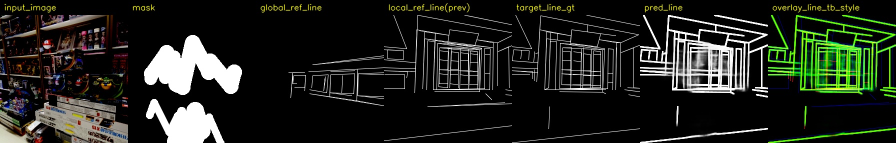
#> input picture manual_val_tb_collage.jpg, 1792 x 286 px (shown at 1/2 size)
$ python my_resize_imgs_256.py --input_path .. --output_path out
#> lines starting #> are read from the running program, lines starting #| are printed output that depends on the picture
#> in main, img is the input picture: shape (286, 1792, 3); mean B, G, R 30.5, 37, 33.9
import os
import cv2
import argparse
from glob import glob

def resize_and_crop_to_256(img):
    h, w = img.shape[:2]
#> h = 286; w = 1792
    # 缩放比例：最短边变为256
    scale = 256.0 / min(h, w)
#> scale = 0.895
    new_w, new_h = int(w * scale), int(h * scale)
#> new_w = 1604; new_h = 256
    resized = cv2.resize(img, (new_w, new_h), interpolation=cv2.INTER_AREA)
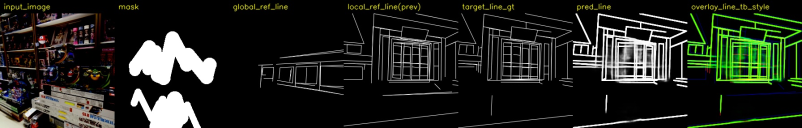
#> resized: shape (256, 1604, 3) (shown at 1/2 size); mean B, G, R 30.5, 37, 33.9

    # 中心裁剪为256×256
    start_x = (new_w - 256) // 2
#> start_x = 674
    start_y = (new_h - 256) // 2
#> start_y = 0
    cropped = resized[start_y:start_y + 256, start_x:start_x + 256]
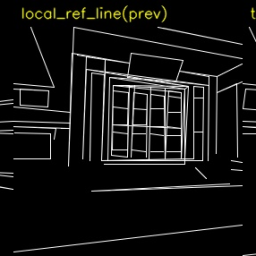
#> cropped: shape (256, 256, 3); mean B, G, R 17.5, 18.5, 18.5

    return cropped

def main(args):
    input_dir = args.input_path
    output_dir = args.output_path
    os.makedirs(output_dir, exist_ok=True)

    img_paths = sorted(glob(os.path.join(input_dir, "*.*")))
    supported_exts = [".jpg", ".jpeg", ".png", ".bmp", ".tiff"]

    for img_path in img_paths:
        ext = os.path.splitext(img_path)[-1].lower()
        if ext not in supported_exts:
            continue
        img = cv2.imread(img_path)
        if img is None:
            print(f"Warning: Unable to load {img_path}")
            continue
        img_cropped = resize_and_crop_to_256(img)
        filename = os.path.basename(img_path)
        out_path = os.path.join(output_dir, filename)
        cv2.imwrite(out_path, img_cropped)
        print(f"Saved: {out_path}")

if __name__ == "__main__":
    parser = argparse.ArgumentParser(description="Resize and crop images to 256x256")
    parser.add_argument('--input_path', required=True, help='Input folder with original images')
    parser.add_argument('--output_path', required=True, help='Output folder for processed images')
    args = parser.parse_args()
    main(args)
